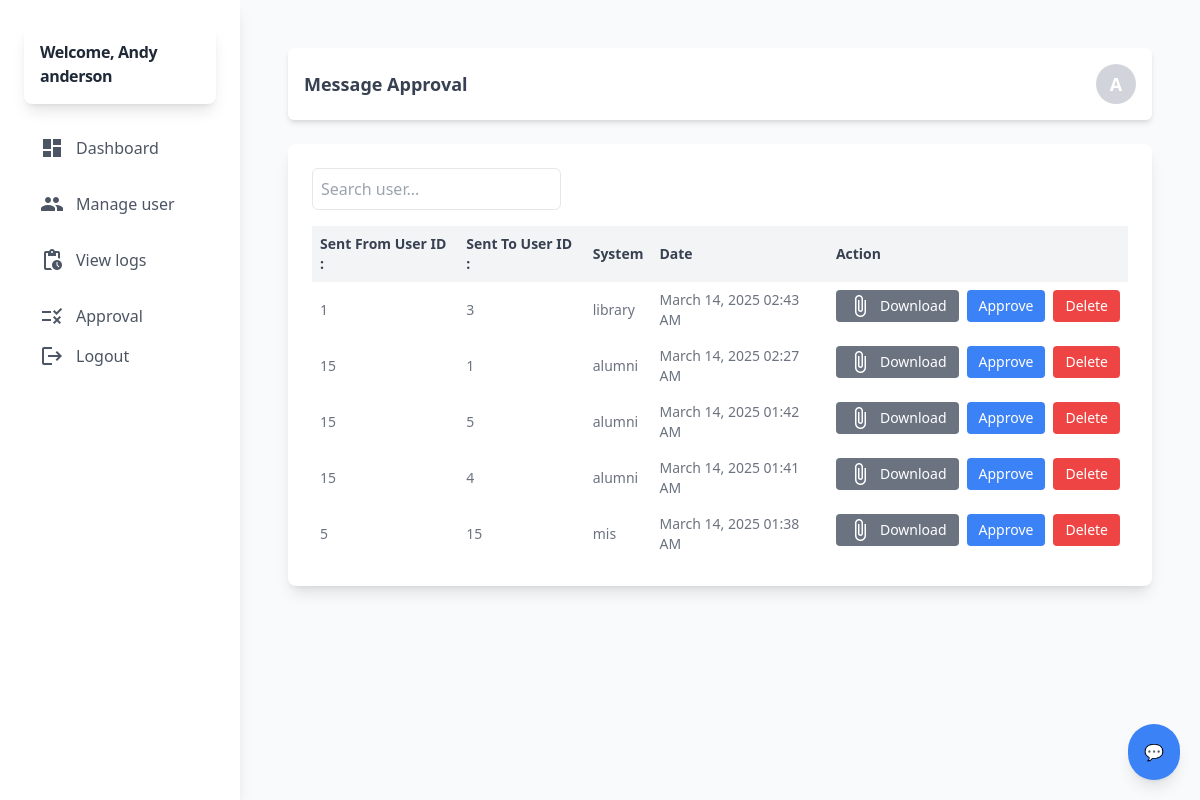
The page /admin/approval.php (signed in) on the database its author committed.
### tables this page shows
CREATE TABLE `user` (
  `id` int(11) NOT NULL,
  `name` varchar(255) NOT NULL,
  `username` varchar(255) NOT NULL,
  `password` varchar(255) NOT NULL,
  `type` varchar(60) NOT NULL,
  `status` int(11) NOT NULL DEFAULT 1 COMMENT '0=deleted,1=existing'
);

CREATE TABLE `chat_messages` (
  `chat_id` int(11) NOT NULL,
  `sender_id` int(11) NOT NULL,
  `receiver_id` int(11) NOT NULL,
  `message_text` text NOT NULL,
  `message_media` varchar(255) DEFAULT NULL,
  `systemFrom` varchar(60) NOT NULL,
  `systemTo` varchar(60) NOT NULL,
  `message_status` int(11) NOT NULL DEFAULT 1 COMMENT '0=deleted,1=existing,2=waiting for approval',
  `date_sent` timestamp NOT NULL DEFAULT current_timestamp() ON UPDATE current_timestamp()
);

### admin/backend/db.php (called while the page is built, shortened)
<?php
class db_connect
{
    public $host = db_host;
    public $user = db_user;
    public $pass = db_pass;
    public $name = db_name;
    public function connect()
    {
        try {
            $this->conn = new mysqli($this->host, $this->user, $this->pass, $this->name);
        } catch (\Throwable $th) {
            header("Location:setup.php");
        }
    }
}

### admin/backend/class.php (called while the page is built, shortened)
<?php
include ('db.php');
class global_class extends db_connect
{
    public function check_account($user_id ) {
        $query = "SELECT * FROM user WHERE id = $user_id";
        $result = $this->conn->query($query);
        $items = [];
        if ($result && $result->num_rows > 0) {
            while ($row = $result->fetch_assoc()) {
                $items[] = $row;
            }
        }
        return $items;
    }
    public function message_approval_list() {
        $query = $this->conn->prepare("
            SELECT chat_messages.*,
                   sender.name AS sender,
                   receiver.name AS receiver
            FROM chat_messages
            LEFT JOIN user AS sender ON sender.id = chat_messages.sender_id
            LEFT JOIN user AS receiver ON receiver.id = chat_messages.receiver_id
            WHERE chat_messages.message_status = '2'
            ORDER BY `chat_id` DESC
        ");
        if ($query->execute()) {
            return $query->get_result();
        }
    }
}

### admin/backend/end-points/message_approval_list.php (the view, shortened to what this page needs)
<?php
$message_approval_list = $db->message_approval_list();
if ($message_approval_list->num_rows > 0): ?>
    <?php foreach ($message_approval_list as $message): ?>
        <tr>
            <td class="p-2"><?php echo htmlspecialchars($message['sender_id']); ?></td>
            <td class="p-2"><?php echo htmlspecialchars($message['receiver_id']); ?></td>
            <td class="p-2"><?php echo htmlspecialchars($message['systemFrom']); ?></td>
            <td class="p-2">
                <?= isset($message['date_sent'])
                    ? date("F d, Y h:i A", strtotime($message['date_sent']))
                    : 'N/A'; ?>
            </td>
            <td class="p-2 flex space-x-2">
                <a href="../assets/upload_files/<?= htmlspecialchars($message['message_media']); ?>"
                   target="_blank" download="<?= htmlspecialchars($message['message_media']); ?>"
                   class="px-3 py-1 bg-gray-500 text-white rounded hover:bg-blue-600 flex items-center gap-2">
                    <span class="material-icons text-white">attach_file</span>
                    Download
                </a>
                <button class="TogglerAcceptChat px-3 py-1 bg-blue-500 text-white rounded hover:bg-red-600"
                        data-id="<?= $message['chat_id']; ?>">
                    Approve
                </button>
                <button class="TogglerDeleteChat px-3 py-1 bg-red-500 text-white rounded hover:bg-red-600"
                        data-id="<?= $message['chat_id']; ?>">
                    Delete
                </button>
            </td>
        </tr>
    <?php endforeach; ?>
<?php else: ?>
    <tr>
        <td colspan="5" class="p-2">No record found.</td>
    </tr>
<?php endif; ?>

### admin/components/header.php (shortened to what this page needs)
<?php
include('backend/class.php');
$db = new global_class();
if (isset($_SESSION['id'])) {
    $admin_id = intval($_SESSION['id']);
    $account = $db->check_account($admin_id);
} else {
   header('location: index.php');
}
?>
<!DOCTYPE html>
<html lang="en">
<head>
  <script src="https://cdn.tailwindcss.com"></script>
  <link rel="stylesheet" href="https://cdnjs.cloudflare.com/ajax/libs/AlertifyJS/1.13.1/css/alertify.css" />
</head>
<body class="bg-gray-100 font-sans antialiased">
  <div class="min-h-screen flex flex-col lg:flex-row">
<aside id="sidebar" class="bg-white shadow-lg w-64 lg:w-1/5 xl:w-1/6 p-6 space-y-6 lg:static fixed inset-y-0 left-0 z-50 transform -translate-x-full lg:translate-x-0 transition-transform duration-300 ease-in-out">
  <div class="flex items-center space-x-4 p-4 bg-white rounded-lg shadow-lg hover:shadow-xl transition-shadow duration-300">
  <h1 class="text-1xl font-bold text-gray-800 tracking-tight text-left lg:text-left hover:text-indigo-600 transition-colors duration-300">Welcome, <?=ucfirst($account[0]['name'])?></h1>
</div>
  <nav class="space-y-4 text-left lg:text-left">
    <?php if($account[0]['type']=="super admin"){?>
      <a href="index.php" class="flex items-center lg:justify-start space-x-3 text-gray-600 hover:text-blue-500 hover:bg-gray-100 px-4 py-2 rounded-md transition-all duration-300">
          <span class="material-icons">dashboard</span>
          <span>Dashboard</span>
      </a>
        <a href="manage_user.php" class="flex items-center lg:justify-start space-x-3 text-gray-600 hover:text-blue-500 hover:bg-gray-100 px-4 py-2 rounded-md transition-all duration-300">
          <span class="material-icons">group</span>
          <span>Manage user </span>
      </a>
      <a href="view_logs.php" class="flex items-center lg:justify-start space-x-3 text-gray-600 hover:text-blue-500 hover:bg-gray-100 px-4 py-2 rounded-md transition-all duration-300">
          <span class="material-icons">pending_actions</span>
          <span>View logs</span>
      </a>
      <a href="approval.php" class="flex items-center lg:justify-start space-x-3 text-gray-600 hover:text-blue-500 hover:bg-gray-100 px-4 py-2 rounded-md transition-all duration-300">
          <span class="material-icons">rule</span>
          <span>Approval</span>
      </a>
      <?php } ?>
      <a href="logout.php">
          <button class="flex items-center lg:justify-start  space-x-3 text-gray-600 hover:text-red-500 hover:bg-gray-100 px-4 py-2 rounded-md transition-all duration-300">
              <span class="material-icons">logout</span>
              <span>Logout</span>
          </button>
        </a>
  </nav>
</aside>
    <main class="flex-1 bg-gray-50 p-8 lg:p-12">

### admin/approval.php (shortened to what this page needs)
<?php
include "components/header.php";
?>
<div class="flex justify-between items-center bg-white p-4 mb-6 rounded-md shadow-md">
    <h2 class="text-lg font-semibold text-gray-700">Message Approval</h2>
    <div class="w-10 h-10 bg-gray-300 rounded-full flex items-center justify-center text-lg font-bold text-white">
        <?php
        echo substr(ucfirst($account[0]['name']), 0, 1);
        ?>
    </div>
</div>
<div class="bg-white rounded-lg shadow-lg p-6">
    <div class="mb-4">
        <input type="text" id="searchInput" class="p-2 border rounded-md" placeholder="Search user...">
    </div>
    <div class="overflow-x-auto">
        <table id="userTable" class="display table-auto w-full text-sm text-left text-gray-500 dark:text-gray-400">
            <thead class="bg-gray-100 text-gray-700">
                <tr>
                    <th class="p-2">Sent From User ID :</th>
                    <th class="p-2">Sent To User ID :</th>
                    <th class="p-2">System</th>
                    <th class="p-2">Date</th>
                    <th class="p-2">Action</th>
                </tr>
            </thead>
            <tbody>
                <?php include "backend/end-points/message_approval_list.php"; ?>
            </tbody>
        </table>
    </div>
</div>
<?php
include "components/footer.php";
?>

### admin/components/footer.php (shortened to what this page needs)
 </main>
</div>
<div id="chat-button" class="fixed bottom-5 right-5 bg-blue-500 text-white p-4 rounded-full shadow-lg cursor-pointer hover:bg-blue-600 transition">
    💬
</div>
</body>
</html>

### rows shown on the page
user: name "Andy anderson", name "A"
chat_messages: sender "1", receiver "3", systemFrom "library", date_sent "March 14, 2025 02:43 AM"
chat_messages: sender "15", receiver "1", systemFrom "alumni", date_sent "March 14, 2025 02:27 AM"
chat_messages: sender "15", receiver "5", systemFrom "alumni", date_sent "March 14, 2025 01:42 AM"
chat_messages: sender "15", receiver "4", systemFrom "alumni", date_sent "March 14, 2025 01:41 AM"
chat_messages: sender "5", receiver "15", systemFrom "mis", date_sent "March 14, 2025 01:38 AM"
